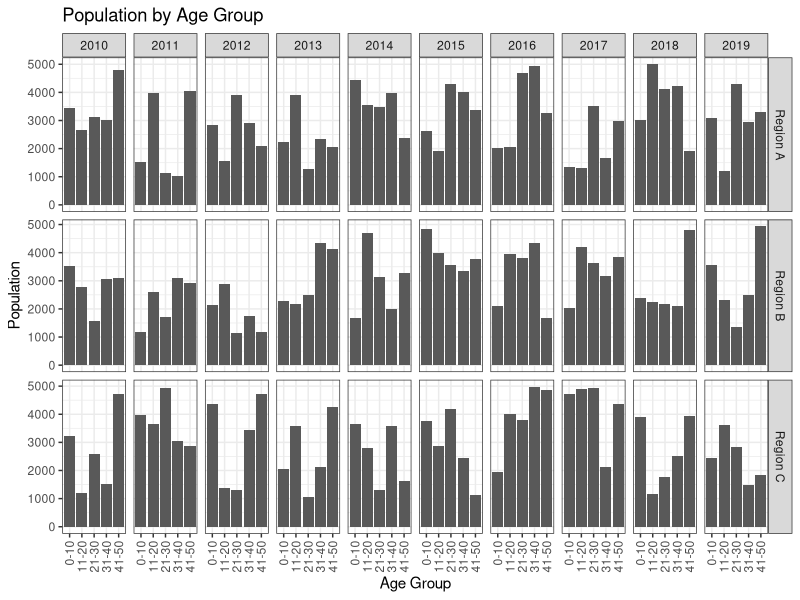
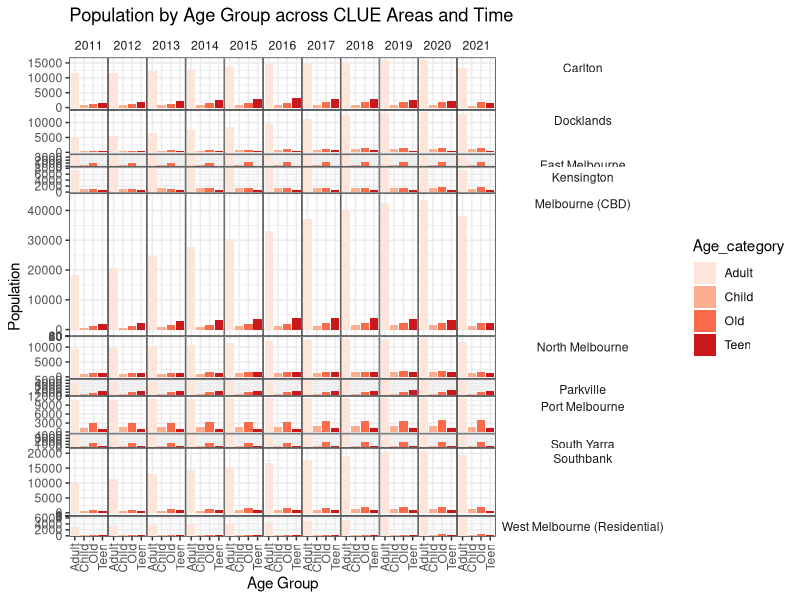
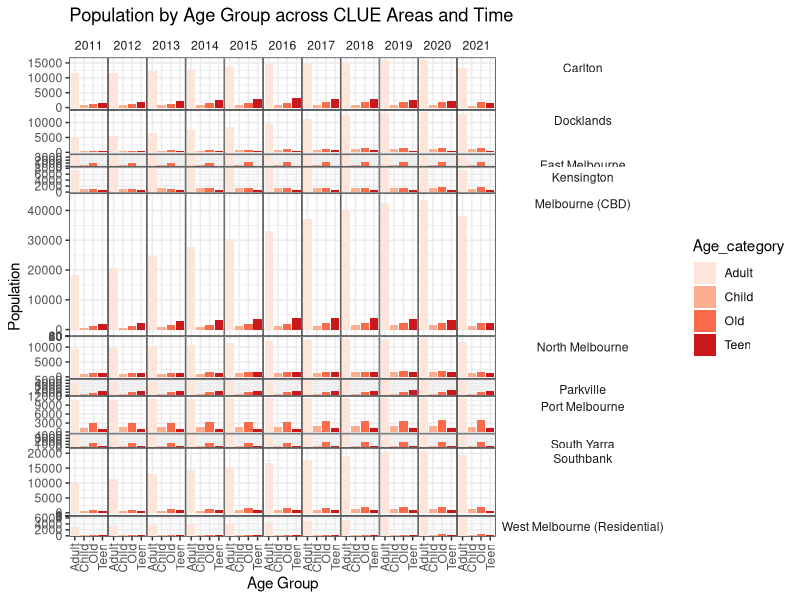

These figures' R source, in order:
## ---- chunk 1
# Load required libraries
library(ggplot2)

# Sample data
set.seed(123)
regions <- c("Region A", "Region B", "Region C")
years <- 2010:2019
age_groups <- c("0-10", "11-20", "21-30", "31-40", "41-50")
data <- expand.grid(Region = regions, Year = years, Age_Group = age_groups)
data$Population <- sample(1000:5000, nrow(data), replace = TRUE)

data

# Create a grid of bar charts
p <- ggplot(data, aes(x = Age_Group, y = Population)) +
  geom_bar(stat = "identity") +
  facet_grid(Region ~ Year, scales = "free", space = "free") +
  theme_bw() +
  theme(axis.text.x = element_text(angle = 90, vjust = 0.5, hjust=1)) +
  labs(x = "Age Group", y = "Population", title = "Population by Age Group")

# Print the plot
print(p)

## ---- chunk 2
# Load required libraries
library(dplyr)

# Read the data from the CSV file
data <- read.csv("extracted_population_data.csv")

data

# Replace spaces with underscores in column names
colnames(data) <- make.names(colnames(data), unique = TRUE)

data
## ---- chunk 3
# Combine age groups
data <- data %>%
  mutate(M_Child = `M..0.4.` + `M..5.9.`,
         M_Teen = `M..10.14.` + `M..15.19.`,
         M_Adult = `M..20.24.` + `M..25.29.` + `M..30.34.` + `M..35.39.` + `M..40.44.` + `M..45.49.` + `M..50.54.` + `M..55.59.`,
         M_Old = `M..60.64.` + `M..65.69.` + `M..70.74.` + `M..75.79.` + `M..80.84.` + `M..85..`,
         F_Child = `F..0.4.` + `F..5.9.`,
         F_Teen = `F..10.14.` + `F..15.19.`,
         F_Adult = `F..20.24.` + `F..25.29.` + `F..30.34.` + `F..35.39.` + `F..40.44.` + `F..45.49.` + `F..50.54.` + `F..55.59.`,
         F_Old = `F..60.64.` + `F..65.69.` + `F..70.74.` + `F..75.79.` + `F..80.84.` + `F..85..`,
         A_Child = `A..0.4.` + `A..5.9.`,
         A_Teen = `A..10.14.` + `A..15.19.`,
         A_Adult = `A..20.24.` + `A..25.29.` + `A..30.34.` + `A..35.39.` + `A..40.44.` + `A..45.49.` + `A..50.54.` + `A..55.59.`,
         A_Old = `A..60.64.` + `A..65.69.` + `A..70.74.` + `A..75.79.` + `A..80.84.` + `A..85..`) %>%
  select(-starts_with("M.."), -starts_with("F.."), -starts_with("A.."))

# Combine SA2 names
data <- data %>%
  mutate(`SA2.name` = case_when(
    `SA2.name` %in% c("Southbank (West) - South Wharf", "Southbank - East") ~ "Southbank",
    `SA2.name` %in% c("Melbourne CBD - East", "Melbourne CBD - North", "Melbourne CBD - West") ~ "Melbourne (CBD)",
    `SA2.name` %in% c("Port Melbourne", "Port Melbourne Industrial") ~ "Port Melbourne",
    `SA2.name` %in% c("Flemington Racecourse", "Royal Botanic Gardens Victoria") ~ "Melbourne (Remainder)",
    `SA2.name` == "South Yarra - West" ~ "South Yarra",
    `SA2.name` == "Kensington (Vic.)" ~ "Kensington",
    `SA2.name` == "West Melbourne - Residential" ~ "West Melbourne (Residential)",
    `SA2.name` == "West Melbourne - Industrial" ~ "West Melbourne (Industrial)",
    TRUE ~ `SA2.name`
  )) %>%
  filter(!(`SA3.name` == "Port Phillip" & `SA2.name` != "Port Melbourne"))

data
## ---- chunk 4
library(dplyr)
library(tidyr)

# Assuming your dataset is named 'data'

# Step 1: Reshape the data from wide to long format
transformed_data <- data %>%
  pivot_longer(cols = starts_with("A_"), 
               names_to = "Age_category", 
               values_to = "Population_Count") %>%
  mutate(Age_category = case_when(
    Age_category == "A_Child" ~ "Child",
    Age_category == "A_Teen" ~ "Teen",
    Age_category == "A_Adult" ~ "Adult",
    Age_category == "A_Old" ~ "Old"
  ))

# Rename the column
transformed_data <- transformed_data %>%
  rename(CBD_region = `SA2.name`)

# Step 2: Select required columns (Year, SA2 name, Age category, Population Count)
transformed_data <- transformed_data %>%
  select(Year, CBD_region, Age_category, Population_Count)

# Step 3: Group by Year, CBD_region, and Age_category, and calculate the sum of Population_Count
transformed_data <- transformed_data %>%
  group_by(Year, CBD_region, Age_category) %>%
  summarize(Population_Count = sum(Population_Count, na.rm = TRUE))

# Display the first few rows of the transformed data
transformed_data

## ---- chunk 5
data$Check_Child <- data$M_Child + data$F_Child
data$Check_Teen <- data$M_Teen + data$F_Teen
data$Check_Adult <- data$M_Adult + data$F_Adult
data$Check_Old <- data$M_Old + data$F_Old

# Check if all checks are TRUE
all_checks <- all(data$Check_Child == data$A_Child & data$Check_Teen == data$A_Teen & data$Check_Adult == data$A_Adult & data$Check_Old == data$A_Old)
print(all_checks)  # This should return TRUE if all checks are TRUE
## ---- chunk 6
# Load the RColorBrewer package
library(RColorBrewer)

# Create a grid of bar charts with fixed facet heights and the Reds color palette
p <- ggplot(transformed_data, aes(x = Age_category, y = Population_Count, fill = Age_category)) +
  geom_bar(stat = "identity") +
  facet_grid(CBD_region ~ Year, scales = "free_y", space = "free", drop = FALSE) +
  scale_fill_brewer(palette = "Reds") +  # Use Reds color palette
  theme_bw() +
  theme(axis.text.x = element_text(angle = 90, vjust = 0.5, hjust = 1),
        strip.background = element_blank(),  # Remove facet strip background
        strip.text.y = element_text(angle = 0, hjust = 0.5, vjust = 1),  # Print labels horizontally upright
        panel.spacing = unit(0, "lines")) +   # Remove spacing between panels
  labs(x = "Age Group", y = "Population", title = "Population by Age Group across CLUE Areas and Time")

# Print the plot
print(p)

## ---- chunk 7
# Save the plot to a file with larger dimensions
ggsave("vis_1.png", p, width = 20, height = 18, units = "in")
## ---- chunk 8
# Specify the file path where you want to save the CSV file
file_path <- "intermediate_population.csv"

# Write the dataframe to a CSV file
write.csv(data, file = file_path, row.names = FALSE)
## ---- chunk 9
library(tidyr)
library(dplyr)

# Define the columns to pivot
pivot_cols <- c("M_Child", "M_Teen", "M_Adult", "M_Old", 
                "F_Child", "F_Teen", "F_Adult", "F_Old", 
                "A_Child", "A_Teen", "A_Adult", "A_Old")

# Reshape the dataframe to long form, pivoting specified columns
long_df <- data %>%
  pivot_longer(cols = all_of(pivot_cols), names_to = "variable", values_to = "Population_Count") %>%
  mutate(
    Gender = case_when(
      grepl("^M_", variable) ~ "M",
      grepl("^F_", variable) ~ "F",
      TRUE ~ "A"  # 'A' for other cases (e.g., 'A_Child', 'A_Teen', 'A_Adult', 'A_Old')
    ),
    Age_category = sub("^[MFA]_", "", variable)  # Extract age category from column names
  ) %>%
  select(Year, SA2.name, Gender, Age_category, Population_Count)

# Print the resulting long form dataframe
print(long_df)


## ---- chunk 10
# Specify the file path where you want to save the CSV file
file_path <- "intermediate_population_2.csv"

# Write the dataframe to a CSV file
write.csv(long_df, file = file_path, row.names = FALSE)
## ---- chunk 11
CO2_data <- read.csv("scrapped_human_CO2_data.csv")

CO2_data

library(dplyr)
library(tidyr)

# Rename the columns to match the specified naming convention
colnames(CO2_data)[1:3] <- c("Age_category", "Male_Average_CO2_Generation_L_s", "Female_Average_CO2_Generation_L_s")

# Calculate the average CO2 generation for all age categories
CO2_data <- CO2_data %>%
  mutate(
    All_Average_CO2_Generation_L_s = (Male_Average_CO2_Generation_L_s + Female_Average_CO2_Generation_L_s) / 2
  )

# Print the modified dataframe with the new column
print(CO2_data)

## ---- chunk 12
# Specify the file path where you want to save the CSV file
file_path <- "intermediate_population_CO2.csv"

# Write the dataframe to a CSV file
write.csv(CO2_data, file = file_path, row.names = FALSE)
## ---- chunk 13
library(dplyr)

# Assuming 'df1' is DATASET 1 and 'df2' is DATASET 2
# Replace 'df1' and 'df2' with the names of your dataframes

# Merge datasets on Age_category (key column)
merged_df <- merge(long_df, CO2_data, by = "Age_category", all.x = TRUE)

merged_df
## ---- chunk 14
# Calculate CO2_generated_L_yr based on Gender and Age_category
new_merged_df <- merged_df %>%
  mutate(
    CO2_generated_ML_yr = case_when(
      Gender == "M" ~ (Population_Count * Male_Average_CO2_Generation_L_s * 31536000) / 1000000,
      Gender == "F" ~ (Population_Count * Female_Average_CO2_Generation_L_s * 31536000) / 1000000,
      TRUE ~ (Population_Count * All_Average_CO2_Generation_L_s * 31536000) / 1000000  # For Age_category 'A'
    )
  ) %>%
  select(Year, Age_category, SA2.name, Gender, Population_Count, CO2_generated_ML_yr)

# Print the modified dataframe with CO2_generated_L_yr
print(new_merged_df)
## ---- chunk 15
# Calculate CO2_generated_tonnes_yr based on CO2_generated_L_yr
new_merged_df <- new_merged_df %>%
  mutate(
    CO2_generated_tonnes_yr = CO2_generated_ML_yr * 1.98
  )

# Print the modified dataframe with CO2_generated_tonnes_yr
print(new_merged_df)
## ---- chunk 16
# Specify the file path where you want to save the CSV file
file_path <- "final_population_CO2.csv"

# Write the dataframe to a CSV file
write.csv(new_merged_df, file = file_path, row.names = FALSE)
## ---- chunk 17

